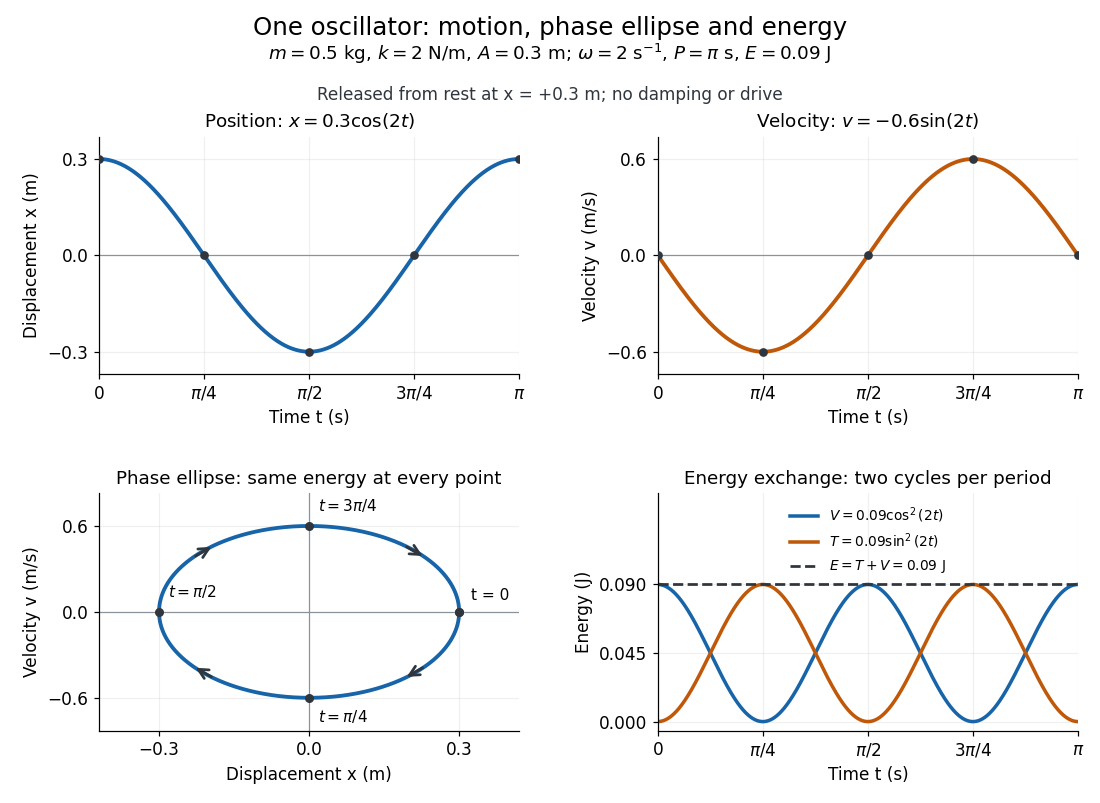

This figure's Python source:
"""Draw mechanical-energy-oscillation.png in the current working directory.

Run from _media; dependencies are declared in the root pyproject.toml.
Tested with Python 3.14.4, NumPy 2.3.5, Matplotlib 3.10.7.
The figure is an original calculation, with an opaque white background.
"""

from pathlib import Path

import matplotlib

matplotlib.use("Agg")
import matplotlib.pyplot as plt
import numpy as np


def main():
    mass, stiffness, amplitude = 0.5, 2.0, 0.3
    omega = np.sqrt(stiffness / mass)
    period = 2 * np.pi / omega
    energy = stiffness * amplitude**2 / 2
    time = np.linspace(0, period, 1201)
    position = amplitude * np.cos(omega * time)
    velocity = -amplitude * omega * np.sin(omega * time)
    potential = stiffness * position**2 / 2
    kinetic = mass * velocity**2 / 2
    np.testing.assert_allclose([omega, period, energy], [2, np.pi, 0.09])
    np.testing.assert_allclose(potential + kinetic, energy, atol=1e-14)

    blue, orange, dark = "#1765a8", "#bf5808", "#30363d"
    plt.rcParams.update({
        "font.size": 11,
        "axes.titlesize": 12,
        "axes.spines.top": False,
        "axes.spines.right": False,
        "figure.facecolor": "white",
        "axes.facecolor": "white",
        "savefig.facecolor": "white",
    })
    fig, axes = plt.subplots(2, 2, figsize=(10, 7.3))
    fig.subplots_adjust(left=0.09, right=0.98, bottom=0.09, top=0.83,
                        hspace=0.50, wspace=0.33)
    fig.suptitle("One oscillator: motion, phase ellipse and energy", y=0.98, fontsize=16)
    fig.text(0.5, 0.925,
             r"$m=0.5$ kg, $k=2$ N/m, $A=0.3$ m; "
             r"$\omega=2$ s$^{-1}$, $P=\pi$ s, $E=0.09$ J",
             ha="center", fontsize=12)
    fig.text(0.5, 0.875, "Released from rest at x = +0.3 m; no damping or drive",
             ha="center", fontsize=11, color=dark)

    ticks = np.arange(5) * period / 4
    ticklabels = ["0", r"$\pi/4$", r"$\pi/2$", r"$3\pi/4$", r"$\pi$"]

    def time_axis(ax):
        ax.set_xlim(0, period)
        ax.set_xticks(ticks, ticklabels)
        ax.set_xlabel("Time t (s)")
        ax.grid(alpha=0.18)

    ax = axes[0, 0]
    ax.plot(time, position, color=blue, lw=2.5)
    ax.axhline(0, color="#8a929a", lw=0.8)
    ax.scatter(ticks, amplitude * np.cos(omega * ticks), color=dark, s=22, zorder=3)
    ax.set(title=r"Position: $x=0.3\cos(2t)$", ylabel="Displacement x (m)",
           ylim=(-0.37, 0.37), yticks=[-0.3, 0, 0.3])
    time_axis(ax)

    ax = axes[0, 1]
    ax.plot(time, velocity, color=orange, lw=2.5)
    ax.axhline(0, color="#8a929a", lw=0.8)
    ax.scatter(ticks, -amplitude * omega * np.sin(omega * ticks),
               color=dark, s=22, zorder=3)
    ax.set(title=r"Velocity: $v=-0.6\sin(2t)$", ylabel="Velocity v (m/s)",
           ylim=(-0.74, 0.74), yticks=[-0.6, 0, 0.6])
    time_axis(ax)

    ax = axes[1, 0]
    ax.plot(position, velocity, color=blue, lw=2.5)
    ax.axhline(0, color="#8a929a", lw=0.8)
    ax.axvline(0, color="#8a929a", lw=0.8)
    ax.scatter(position[::300], velocity[::300], color=dark, s=24, zorder=3)
    for phase in [np.pi / 4, 3 * np.pi / 4, 5 * np.pi / 4, 7 * np.pi / 4]:
        before, after = phase - 0.10, phase + 0.10
        ax.annotate("", xy=(amplitude * np.cos(after), -amplitude * omega * np.sin(after)),
                    xytext=(amplitude * np.cos(before), -amplitude * omega * np.sin(before)),
                    arrowprops={"arrowstyle": "->", "color": dark, "lw": 1.8,
                                "mutation_scale": 16})
    labels = [(0.3, 0, "t = 0", (8, 8)),
              (0, -0.6, r"$t=\pi/4$", (6, -16)),
              (-0.3, 0, r"$t=\pi/2$", (6, 10)),
              (0, 0.6, r"$t=3\pi/4$", (6, 10))]
    for x, v, label, offset in labels:
        ax.annotate(label, (x, v), xytext=offset, textcoords="offset points", fontsize=10)
    ax.set(title="Phase ellipse: same energy at every point",
           xlabel="Displacement x (m)", ylabel="Velocity v (m/s)",
           xlim=(-0.42, 0.42), ylim=(-0.83, 0.83),
           xticks=[-0.3, 0, 0.3], yticks=[-0.6, 0, 0.6])
    ax.grid(alpha=0.18)

    ax = axes[1, 1]
    ax.plot(time, potential, color=blue, lw=2.3, label=r"$V=0.09\cos^2(2t)$")
    ax.plot(time, kinetic, color=orange, lw=2.3, label=r"$T=0.09\sin^2(2t)$")
    ax.axhline(energy, color=dark, lw=1.8, ls="--", label=r"$E=T+V=0.09$ J")
    ax.set(title="Energy exchange: two cycles per period", ylabel="Energy (J)",
           ylim=(-0.006, 0.15), yticks=[0, 0.045, 0.09])
    time_axis(ax)
    ax.legend(loc="upper center", frameon=False, fontsize=9)

    fig.savefig(Path.cwd() / "mechanical-energy-oscillation.png", dpi=110,
                facecolor="white", transparent=False)
    plt.close(fig)


if __name__ == "__main__":
    main()
